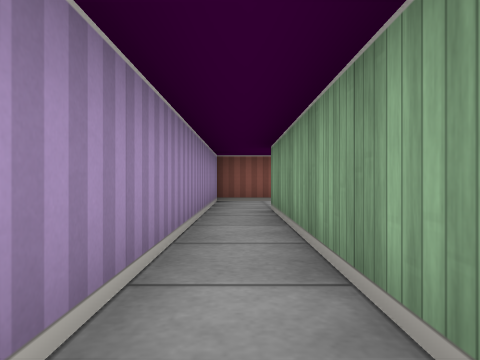
View 1 (above)

15 first-person views from a walk through a cub3D ray-caster map. The camera is about half as high as the walls, looks level and sees 70° across. The floor is counted in squares. Each view is taken from the middle of a square. On the plan, view 1 faces up. The plan holds only what a view shows up to about 9 squares ahead; the rest is blank.

View 2
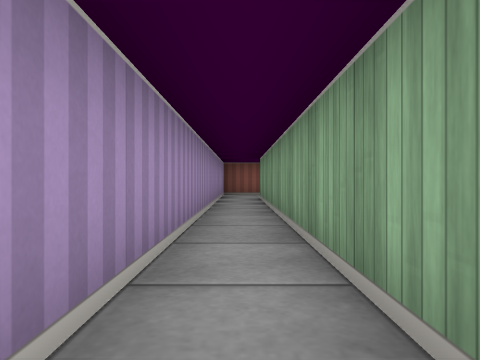

View 3
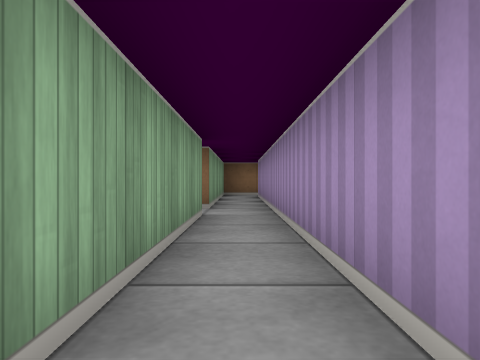

View 4
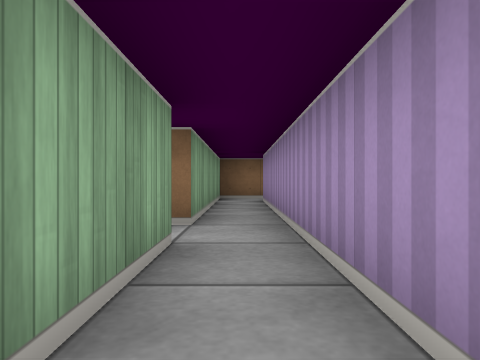

View 5
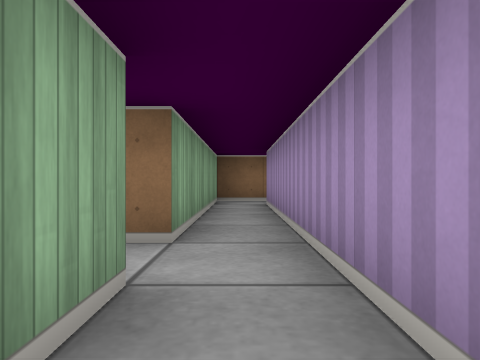

View 6
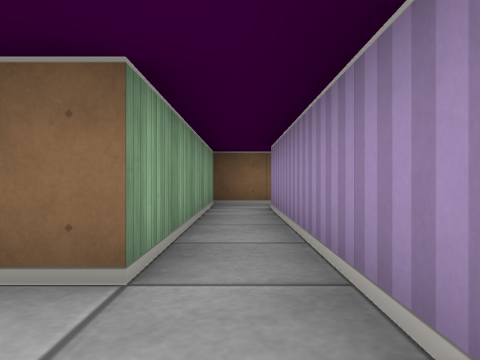

View 7
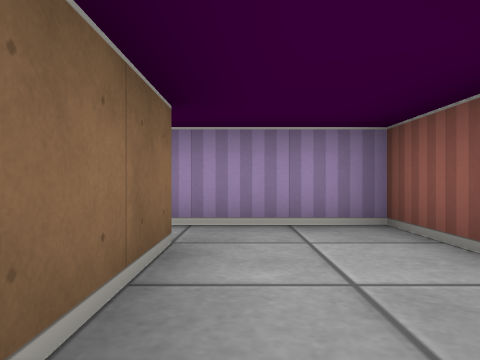

View 8
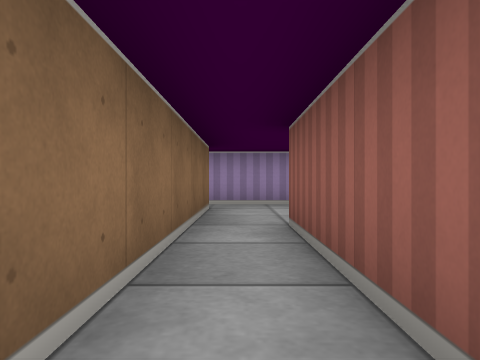

View 9
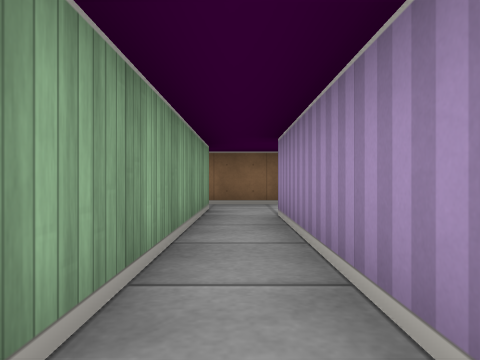

View 10
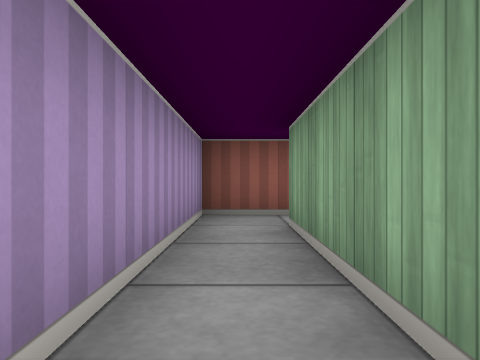

View 11
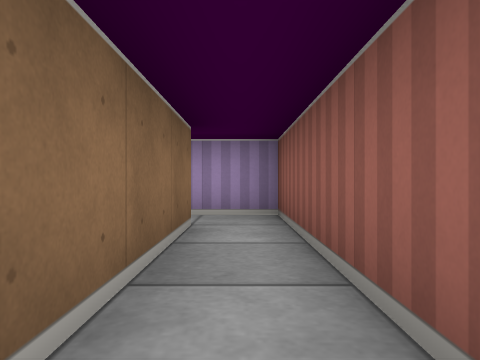

View 12
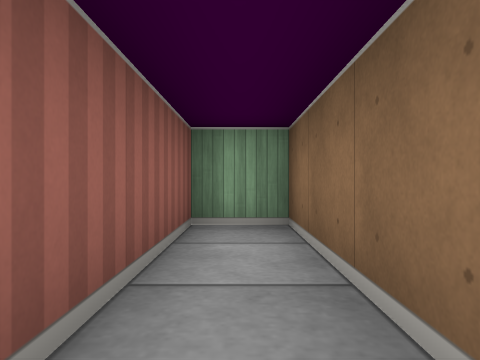

View 13
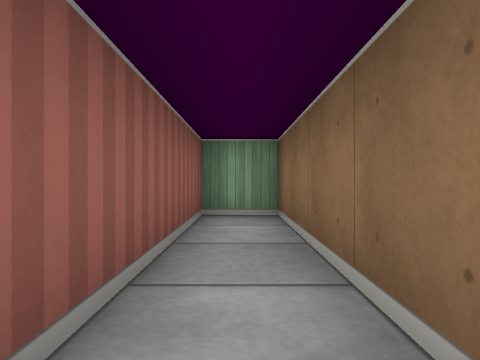

View 14
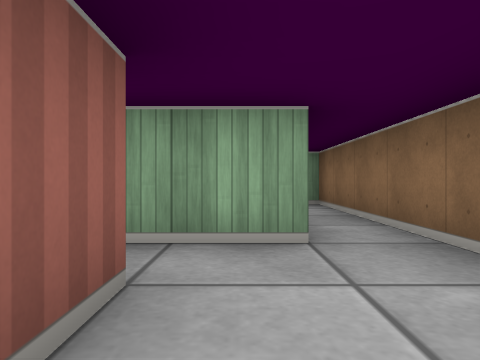

View 15
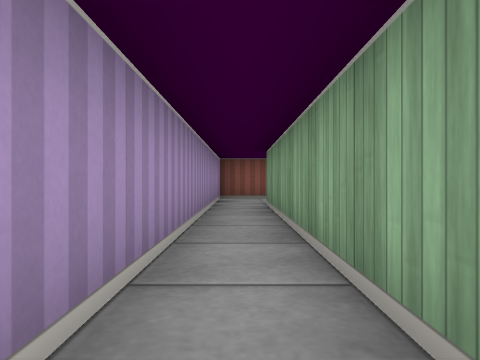

### Floor plan
Ten units are one square. View 1 is at (0, 0); x grows to the right and y downward. Boxes are objects, and circles mark ways between rooms. Rooms are numbered by the first view taken in them; rooms with no view inside come last. Other rooms are left out.
<svg viewBox="-11 -130 81 240">
<path fill="none" stroke="#000" d="M5 45 5 -55 15 -55M15 -75 -5 -75 -5 95M-6 105 5 105 5 55 11 55M15 -55 65 -55 65 -65 25 -65 25 -115M15 -115 15 -75M25 -115 65 -115 65 -125 15 -125 15 -115"/>
<circle cx="10" cy="-65" r="3" fill="#2a7"/>
<circle cx="20" cy="-110" r="3" fill="#2a7"/>
<text x="0" y="10">1</text>
<text x="20" y="-80">2</text>
<text x="40" y="-120">3</text>
</svg>
Room 1 opens to room 2. Room 2 opens to room 3.

Where each view was taken, in squares from view 1:
view 1: 0 up, 0 right, facing up
view 2: 3 down, 0 right, facing up
view 3: 0 up, 0 right, facing down
view 4: 2 down, 0 right, facing down
view 5: 3 down, 0 right, facing down
view 6: 4 down, 0 right, facing down
view 7: 6 up, 3 right, facing left
view 8: 6 up, 6 right, facing left
view 9: 12 up, 2 right, facing down
view 10: 8 up, 2 right, facing up
view 11: 12 up, 6 right, facing left
view 12: 12 up, 3 right, facing right
view 13: 6 up, 2 right, facing right
view 14: 7 up, 0 right, facing right
view 15: 1 down, 0 right, facing up
